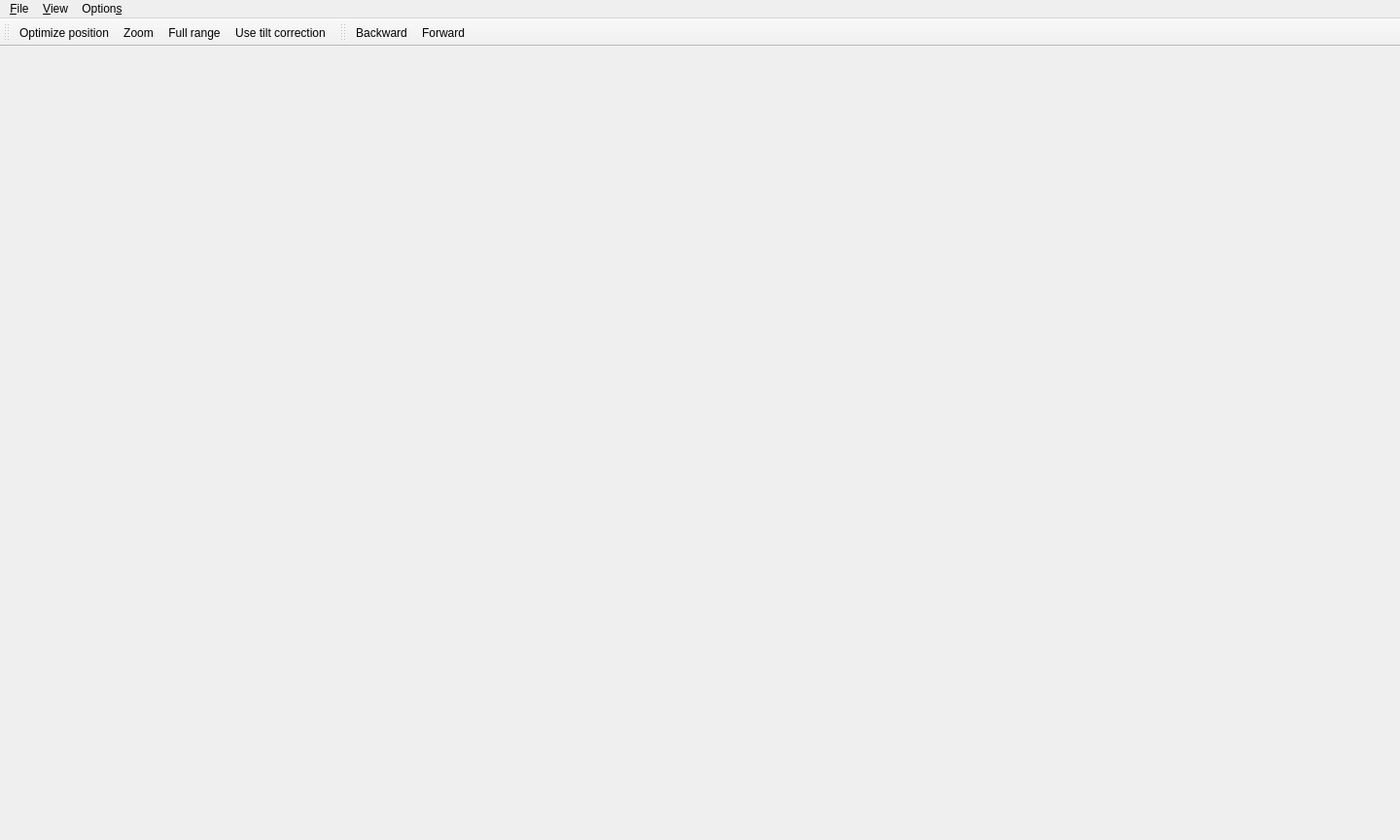
<?xml version="1.0" encoding="UTF-8"?>
<ui version="4.0">
 <class>MainWindow</class>
 <widget class="QMainWindow" name="MainWindow">
  <property name="geometry">
   <rect>
    <x>0</x>
    <y>0</y>
    <width>1440</width>
    <height>864</height>
   </rect>
  </property>
  <property name="sizePolicy">
   <sizepolicy hsizetype="Preferred" vsizetype="Preferred">
    <horstretch>0</horstretch>
    <verstretch>0</verstretch>
   </sizepolicy>
  </property>
  <property name="windowTitle">
   <string>qudi: Confocal</string>
  </property>
  <widget class="QWidget" name="centralwidget">
   <property name="maximumSize">
    <size>
     <width>0</width>
     <height>0</height>
    </size>
   </property>
  </widget>
  <widget class="QMenuBar" name="menubar">
   <property name="geometry">
    <rect>
     <x>0</x>
     <y>0</y>
     <width>1440</width>
     <height>21</height>
    </rect>
   </property>
   <widget class="QMenu" name="menuFile">
    <property name="title">
     <string>&amp;File</string>
    </property>
    <addaction name="separator"/>
    <addaction name="action_close_window"/>
   </widget>
   <widget class="QMenu" name="menu_Options">
    <property name="title">
     <string>Option&amp;s</string>
    </property>
    <addaction name="action_scanner_settings"/>
    <addaction name="action_optimizer_settings"/>
    <addaction name="action_display_settings"/>
   </widget>
   <widget class="QMenu" name="menuView">
    <property name="title">
     <string>&amp;View</string>
    </property>
    <widget class="QMenu" name="menuToolbars">
     <property name="title">
      <string>Too&amp;lbars</string>
     </property>
     <addaction name="action_view_utility_toolbar"/>
     <addaction name="action_view_history_toolbar"/>
    </widget>
    <addaction name="action_view_scanner_control"/>
    <addaction name="action_view_optimizer"/>
    <addaction name="action_view_line_scan"/>
    <addaction name="action_view_tilt_correction"/>
    <addaction name="menuToolbars"/>
    <addaction name="separator"/>
    <addaction name="action_restore_default_view"/>
    <addaction name="separator"/>
    <addaction name="action_autorange_2d_scans"/>
   </widget>
   <addaction name="menuFile"/>
   <addaction name="menuView"/>
   <addaction name="menu_Options"/>
  </widget>
  <widget class="QToolBar" name="util_toolBar">
   <property name="windowTitle">
    <string>Utilities Toolbar</string>
   </property>
   <property name="toolButtonStyle">
    <enum>Qt::ToolButtonTextUnderIcon</enum>
   </property>
   <property name="floatable">
    <bool>false</bool>
   </property>
   <attribute name="toolBarArea">
    <enum>TopToolBarArea</enum>
   </attribute>
   <attribute name="toolBarBreak">
    <bool>false</bool>
   </attribute>
   <addaction name="action_optimize_position"/>
   <addaction name="action_utility_zoom"/>
   <addaction name="action_utility_full_range"/>
   <addaction name="action_utility_tilt_correction"/>
  </widget>
  <widget class="QToolBar" name="history_toolBar">
   <property name="enabled">
    <bool>true</bool>
   </property>
   <property name="windowTitle">
    <string>toolBar</string>
   </property>
   <property name="toolButtonStyle">
    <enum>Qt::ToolButtonTextUnderIcon</enum>
   </property>
   <property name="floatable">
    <bool>false</bool>
   </property>
   <attribute name="toolBarArea">
    <enum>TopToolBarArea</enum>
   </attribute>
   <attribute name="toolBarBreak">
    <bool>false</bool>
   </attribute>
   <addaction name="action_history_back"/>
   <addaction name="action_history_forward"/>
  </widget>
  <action name="action_scanner_settings">
   <property name="icon">
    <iconset>
     <normaloff>../../../../../../../../Software/qudivenv/src/qudi/qudi/core/artwork/icons/oxygen/22x22/configure.png</normaloff>../../../../../../../../Software/qudivenv/src/qudi/qudi/core/artwork/icons/oxygen/22x22/configure.png</iconset>
   </property>
   <property name="text">
    <string>Scanner Settings</string>
   </property>
  </action>
  <action name="action_close_window">
   <property name="icon">
    <iconset>
     <normaloff>../../../../../../../../Software/qudivenv/src/qudi/qudi/core/artwork/icons/oxygen/22x22/application-exit.png</normaloff>../../../../../../../../Software/qudivenv/src/qudi/qudi/core/artwork/icons/oxygen/22x22/application-exit.png</iconset>
   </property>
   <property name="text">
    <string>Close window</string>
   </property>
   <property name="toolTip">
    <string>Close scanning window</string>
   </property>
  </action>
  <action name="action_optimizer_settings">
   <property name="icon">
    <iconset>
     <normaloff>../../../../../../../../Software/qudivenv/src/qudi/qudi/core/artwork/icons/oxygen/22x22/configure.png</normaloff>../../../../../../../../Software/qudivenv/src/qudi/qudi/core/artwork/icons/oxygen/22x22/configure.png</iconset>
   </property>
   <property name="text">
    <string>Optimizer Settings</string>
   </property>
  </action>
  <action name="action_utility_zoom">
   <property name="checkable">
    <bool>true</bool>
   </property>
   <property name="icon">
    <iconset>
     <normaloff>../../../../../../../../Software/qudivenv/src/qudi/qudi/core/artwork/icons/oxygen/22x22/zoom-select.png</normaloff>
     <normalon>../../../../../../../../Software/qudivenv/src/qudi/qudi/core/artwork/icons/qudiTheme/32x32/search_active.png</normalon>../../../../../../../../Software/qudivenv/src/qudi/qudi/core/artwork/icons/oxygen/22x22/zoom-select.png</iconset>
   </property>
   <property name="text">
    <string>Zoom</string>
   </property>
   <property name="toolTip">
    <string>Toggle zooming by rubberband selection. Will set scan ranges accordingly.
Shortcut:Z</string>
   </property>
   <property name="shortcut">
    <string>Z</string>
   </property>
  </action>
  <action name="action_view_scanner_control">
   <property name="checkable">
    <bool>true</bool>
   </property>
   <property name="checked">
    <bool>true</bool>
   </property>
   <property name="text">
    <string>Scanner control</string>
   </property>
   <property name="toolTip">
    <string>Toggle scanner control view</string>
   </property>
  </action>
  <action name="action_view_optimizer">
   <property name="checkable">
    <bool>true</bool>
   </property>
   <property name="checked">
    <bool>true</bool>
   </property>
   <property name="text">
    <string>Optimizer</string>
   </property>
   <property name="toolTip">
    <string>Toggle optimizer view
Shortcut:Alt+O</string>
   </property>
   <property name="shortcut">
    <string>Alt+O</string>
   </property>
  </action>
  <action name="action_optimize_position">
   <property name="icon">
    <iconset>
     <normaloff>../../../../../../../../Software/qudivenv/src/qudi/qudi/core/artwork/icons/qudiTheme/22x22/optimize-position.png</normaloff>../../../../../../../../Software/qudivenv/src/qudi/qudi/core/artwork/icons/qudiTheme/22x22/optimize-position.png</iconset>
   </property>
   <property name="text">
    <string>Optimize position</string>
   </property>
   <property name="toolTip">
    <string>Optimize scanner position according to the configured procedure
Shortcut:Ctrl+Alt+X</string>
   </property>
   <property name="statusTip">
    <string/>
   </property>
   <property name="shortcut">
    <string>Ctrl+Alt+X</string>
   </property>
  </action>
  <action name="action_restore_default_view">
   <property name="text">
    <string>Restore default</string>
   </property>
   <property name="toolTip">
    <string>Restore default arrangement of dock widgets </string>
   </property>
  </action>
  <action name="action_view_utility_toolbar">
   <property name="checkable">
    <bool>true</bool>
   </property>
   <property name="checked">
    <bool>true</bool>
   </property>
   <property name="text">
    <string>Utility</string>
   </property>
   <property name="toolTip">
    <string>Toggle toolbar containing useful utilities</string>
   </property>
  </action>
  <action name="action_utility_tilt_correction">
   <property name="checkable">
    <bool>true</bool>
   </property>
   <property name="icon">
    <iconset>
     <normaloff>../../../../../../../../Software/qudivenv/src/qudi/qudi/core/artwork/icons/qudiTheme/22x22/correct-tilt.png</normaloff>../../../../../../../../Software/qudivenv/src/qudi/qudi/core/artwork/icons/qudiTheme/22x22/correct-tilt.png</iconset>
   </property>
   <property name="text">
    <string>Use tilt correction</string>
   </property>
   <property name="toolTip">
    <string>Apply coordinate transformation according to the configured tilt correction</string>
   </property>
  </action>
  <action name="action_view_tilt_correction">
   <property name="checkable">
    <bool>true</bool>
   </property>
   <property name="text">
    <string>Tilt correction</string>
   </property>
   <property name="toolTip">
    <string>Toggle tilt correction view</string>
   </property>
  </action>
  <action name="action_history_forward">
   <property name="enabled">
    <bool>true</bool>
   </property>
   <property name="icon">
    <iconset>
     <normaloff>../../../../../../../../Software/qudivenv/src/qudi/qudi/core/artwork/icons/oxygen/22x22/go-next.png</normaloff>../../../../../../../../Software/qudivenv/src/qudi/qudi/core/artwork/icons/oxygen/22x22/go-next.png</iconset>
   </property>
   <property name="text">
    <string>Forward</string>
   </property>
   <property name="toolTip">
    <string>Go forward in scan history
Shortcut:Ctrl+R</string>
   </property>
   <property name="shortcut">
    <string>Ctrl+R</string>
   </property>
  </action>
  <action name="action_history_back">
   <property name="enabled">
    <bool>true</bool>
   </property>
   <property name="icon">
    <iconset>
     <normaloff>../../../../../../../../Software/qudivenv/src/qudi/qudi/core/artwork/icons/oxygen/22x22/go-previous.png</normaloff>../../../../../../../../Software/qudivenv/src/qudi/qudi/core/artwork/icons/oxygen/22x22/go-previous.png</iconset>
   </property>
   <property name="text">
    <string>Backward</string>
   </property>
   <property name="toolTip">
    <string>Go backwards in scan history
Shortcut:Ctrl+Z</string>
   </property>
   <property name="shortcut">
    <string>Ctrl+Z</string>
   </property>
  </action>
  <action name="action_view_line_scan">
   <property name="checkable">
    <bool>true</bool>
   </property>
   <property name="text">
    <string>Line scan</string>
   </property>
   <property name="toolTip">
    <string>Toggle line scan view</string>
   </property>
  </action>
  <action name="action_utility_full_range">
   <property name="icon">
    <iconset>
     <normaloff>../../../../../../../../Software/qudivenv/src/qudi/qudi/core/artwork/icons/oxygen/22x22/zoom-fit-best.png</normaloff>../../../../../../../../Software/qudivenv/src/qudi/qudi/core/artwork/icons/oxygen/22x22/zoom-fit-best.png</iconset>
   </property>
   <property name="text">
    <string>Full range</string>
   </property>
   <property name="toolTip">
    <string>Set all scans to full scan range
Shortcut:Ctrl+Alt+&lt;</string>
   </property>
   <property name="shortcut">
    <string>Ctrl+Alt+&lt;</string>
   </property>
  </action>
  <action name="action_autorange_2d_scans">
   <property name="checkable">
    <bool>false</bool>
   </property>
   <property name="text">
    <string>Auto range 2D scans</string>
   </property>
   <property name="toolTip">
    <string>Automatically adjust axes ranges for 2D scan images
Shortcut: Shift+R</string>
   </property>
   <property name="shortcut">
    <string>Shift+R</string>
   </property>
  </action>
  <action name="action_display_settings">
   <property name="icon">
    <iconset>
     <normaloff>../../../../../../../../Software/qudivenv/src/qudi/qudi/core/artwork/icons/oxygen/22x22/configure.png</normaloff>../../../../../../../../Software/qudivenv/src/qudi/qudi/core/artwork/icons/oxygen/22x22/configure.png</iconset>
   </property>
   <property name="text">
    <string>Display Settings</string>
   </property>
  </action>
  <action name="action_view_history_toolbar">
   <property name="checkable">
    <bool>true</bool>
   </property>
   <property name="checked">
    <bool>true</bool>
   </property>
   <property name="text">
    <string>History</string>
   </property>
   <property name="toolTip">
    <string>Toggle toolbar containing actions to control the scanning history</string>
   </property>
  </action>
 </widget>
 <resources/>
 <connections>
  <connection>
   <sender>action_close_window</sender>
   <signal>triggered()</signal>
   <receiver>MainWindow</receiver>
   <slot>close()</slot>
   <hints>
    <hint type="sourcelabel">
     <x>-1</x>
     <y>-1</y>
    </hint>
    <hint type="destinationlabel">
     <x>627</x>
     <y>188</y>
    </hint>
   </hints>
  </connection>
  <connection>
   <sender>action_view_utility_toolbar</sender>
   <signal>triggered(bool)</signal>
   <receiver>util_toolBar</receiver>
   <slot>setVisible(bool)</slot>
   <hints>
    <hint type="sourcelabel">
     <x>-1</x>
     <y>-1</y>
    </hint>
    <hint type="destinationlabel">
     <x>784</x>
     <y>67</y>
    </hint>
   </hints>
  </connection>
  <connection>
   <sender>util_toolBar</sender>
   <signal>visibilityChanged(bool)</signal>
   <receiver>action_view_utility_toolbar</receiver>
   <slot>setChecked(bool)</slot>
   <hints>
    <hint type="sourcelabel">
     <x>784</x>
     <y>62</y>
    </hint>
    <hint type="destinationlabel">
     <x>-1</x>
     <y>-1</y>
    </hint>
   </hints>
  </connection>
  <connection>
   <sender>history_toolBar</sender>
   <signal>visibilityChanged(bool)</signal>
   <receiver>action_view_history_toolbar</receiver>
   <slot>setChecked(bool)</slot>
   <hints>
    <hint type="sourcelabel">
     <x>973</x>
     <y>67</y>
    </hint>
    <hint type="destinationlabel">
     <x>-1</x>
     <y>-1</y>
    </hint>
   </hints>
  </connection>
  <connection>
   <sender>action_view_history_toolbar</sender>
   <signal>triggered(bool)</signal>
   <receiver>history_toolBar</receiver>
   <slot>setVisible(bool)</slot>
   <hints>
    <hint type="sourcelabel">
     <x>-1</x>
     <y>-1</y>
    </hint>
    <hint type="destinationlabel">
     <x>973</x>
     <y>67</y>
    </hint>
   </hints>
  </connection>
 </connections>
</ui>
